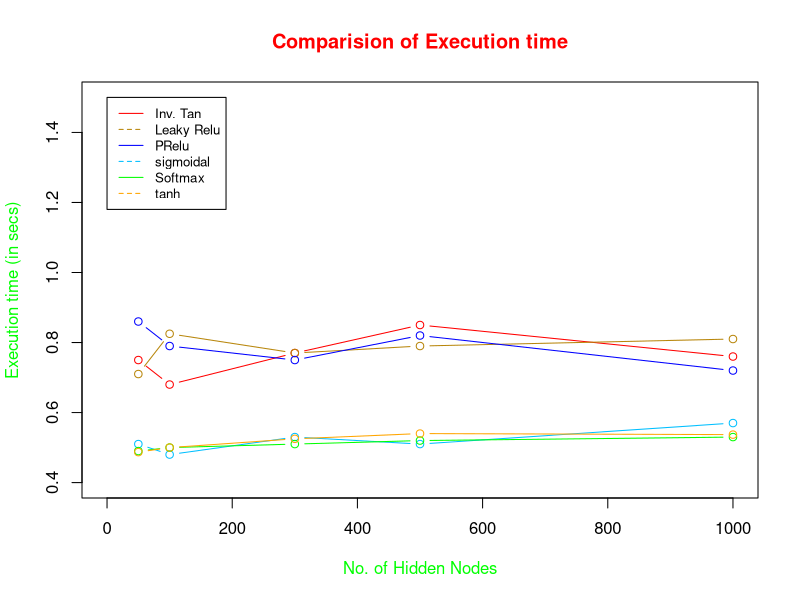

R code for this plot:
atan<-c(0.75,0.68,0.77,0.85,0.76)
leaky<-c(0.71,0.825,0.77,0.79,0.81)
prelu<-c(0.86,0.79,0.75,0.82,0.72)
sig<-c(0.51,0.48,0.53,0.51,0.57)
softmax<-c(0.49,0.5,0.51,0.52,0.53)
tnh<-c(0.487,0.50,0.525,0.54,0.537)
hn<-c(50,100,300,500,1000)
plot(-1,-1,xlim=c(0,1000), ylim=c(0.4,1.5),
     xlab="No. of Hidden Nodes", ylab="Execution time (in secs)",
     main="Comparision of Execution time", col.main="red",
     col.lab="green")
for(i in 1:1)
{
  lines(hn,atan,col = "red",type = 'b')
  lines(hn,leaky,col = "darkgoldenrod",type = 'b')
  lines(hn,prelu,col = "blue",type = 'b')
  lines(hn,sig,col = "deepskyblue1",type = 'b')
  lines(hn,softmax,col = "green",type = 'b')
  lines(hn,tnh,col = "orange",type = 'b')
}
legend(0, 1.5, legend=c("Inv. Tan", "Leaky Relu","PRelu","sigmoidal","Softmax","tanh"),
       col= c("red","darkgoldenrod","blue","deepskyblue1","green","orange"), lty=1:2, cex=0.8)

